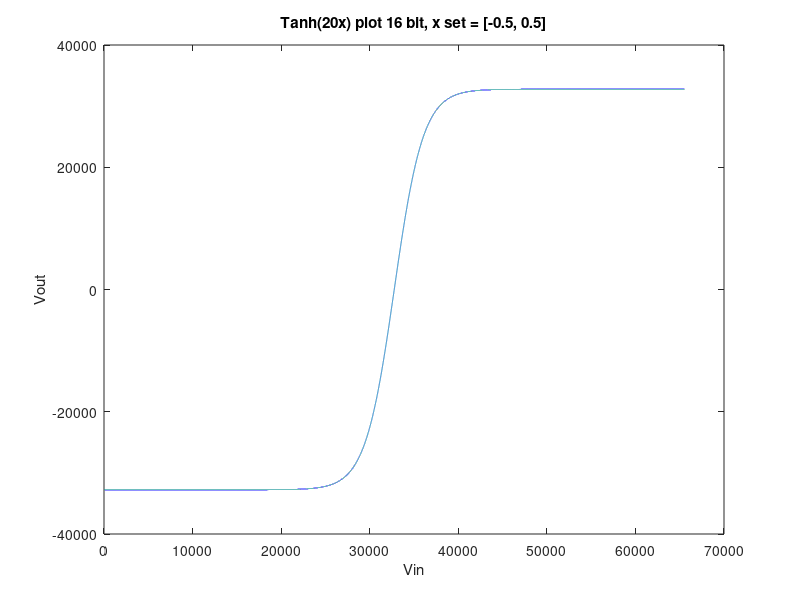

Write the MATLAB code that produced this figure.
num_bits = 16;
num_samples = 2^num_bits;
shape = 20;
txt_filename = sprintf("20tanh_%dx%d.txt",num_bits,num_samples);
mif_filename = sprintf("20tanh_%dx%d.mif",num_bits,num_samples);

tanh_samples = zeros(num_samples, 1);

%used to index i properly
%for 16 bit, (span+1) traverses from -32,768 to 32,767
span = (-1) * num_samples / 2 -1; 

for i = 1:num_samples
    % the formula is y=tanh(ax) where [-0.5<=x<=0.5] and a is constant
    % 
    % 
    % (span+i)/num_samples makes a decimal number from -1/2 to 1/2
    tanh_samples(i) = tanh(shape*(span+i) / num_samples);
endfor

%   normalize the fractional numbers to their large whole numbers 
%   populate with the fullest depth possible from -32,768 to 32,767
%   python script will take all those decimal values to signed binary
max_val = max(tanh_samples);
scale_factor = num_samples / (2 * max_val) - 1;
scaled_samples = 0;
for i = 1:num_samples
  scaled_samples(i) = round(tanh_samples(i) * scale_factor);
endfor

 plot(scaled_samples);
 title('Tanh(20x) plot 16 bit, x set = [-0.5, 0.5]');
 xlabel('Vin');
 ylabel('Vout');

% Write all the large decimal values to txt file
% Run python script with right args to convert to signed bin
function write_to_txt(filename, data, num_bits)
    fid = fopen(filename, 'w');

    for i = 1:length(data)
        stringNum = sprintf('%d', data(i));
        if i < 2^num_bits            
            fprintf(fid, '%s\n', stringNum);
        elseif i == 2^num_bits
            fprintf(fid, '%s', stringNum);
        endif
    endfor
    fclose(fid);
endfunction 

write_to_txt(txt_filename, scaled_samples, num_bits);
